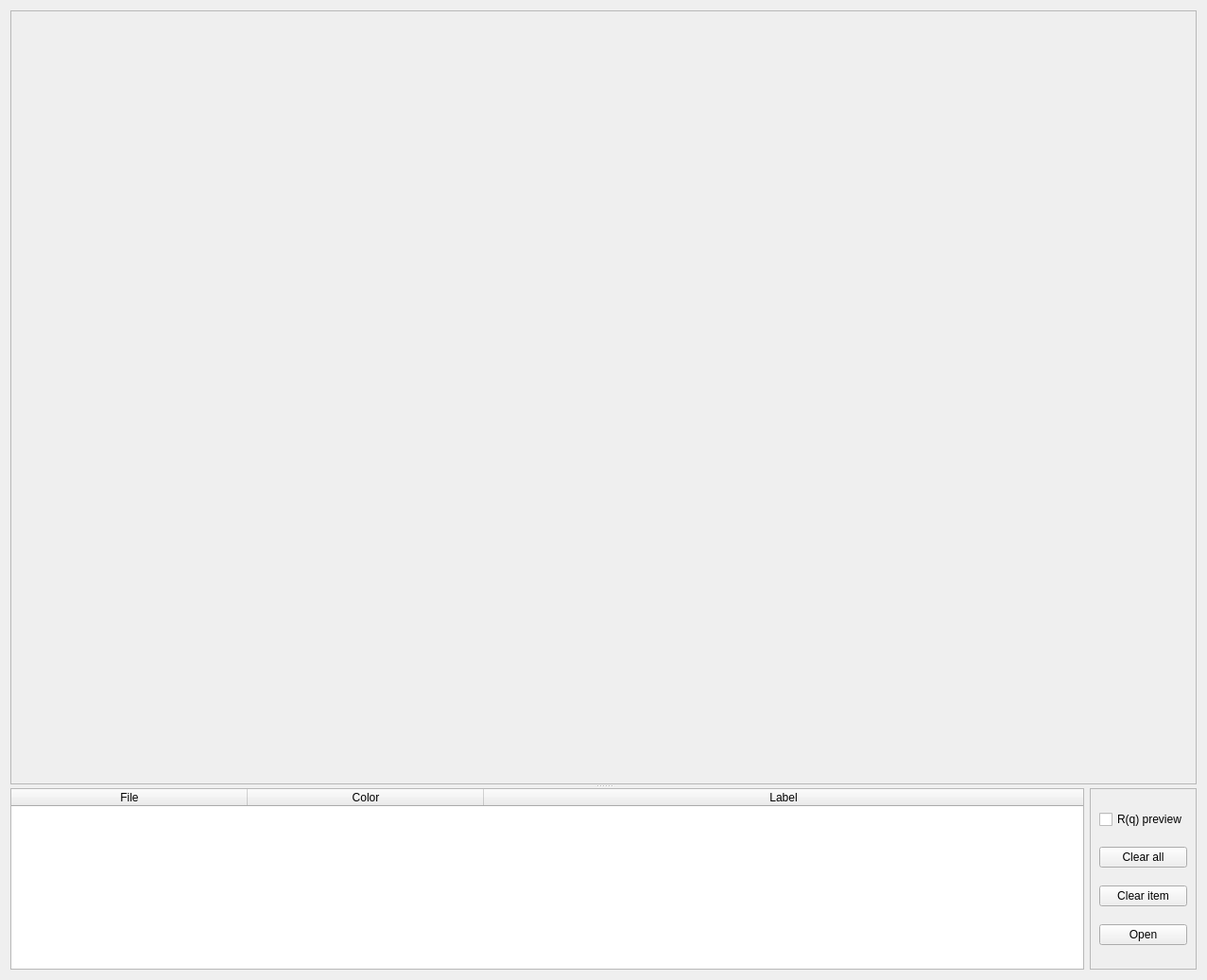
<?xml version="1.0" encoding="UTF-8"?>
<ui version="4.0">
 <class>Form</class>
 <widget class="QWidget" name="Form">
  <property name="geometry">
   <rect>
    <x>0</x>
    <y>0</y>
    <width>1277</width>
    <height>1037</height>
   </rect>
  </property>
  <property name="windowTitle">
   <string>Form</string>
  </property>
  <layout class="QVBoxLayout" name="verticalLayout">
   <item>
    <widget class="QSplitter" name="splitter">
     <property name="orientation">
      <enum>Qt::Vertical</enum>
     </property>
     <widget class="QFrame" name="frame_7">
      <property name="sizePolicy">
       <sizepolicy hsizetype="Preferred" vsizetype="Preferred">
        <horstretch>0</horstretch>
        <verstretch>2</verstretch>
       </sizepolicy>
      </property>
      <property name="frameShape">
       <enum>QFrame::StyledPanel</enum>
      </property>
      <property name="frameShadow">
       <enum>QFrame::Sunken</enum>
      </property>
      <layout class="QVBoxLayout" name="verticalLayout_6">
       <item>
        <widget class="MPLWidget" name="comparePlot" native="true"/>
       </item>
      </layout>
     </widget>
     <widget class="QWidget" name="widget_6" native="true">
      <property name="sizePolicy">
       <sizepolicy hsizetype="Preferred" vsizetype="Preferred">
        <horstretch>0</horstretch>
        <verstretch>0</verstretch>
       </sizepolicy>
      </property>
      <layout class="QHBoxLayout" name="horizontalLayout_15">
       <item>
        <widget class="QTableWidget" name="compareList">
         <property name="minimumSize">
          <size>
           <width>712</width>
           <height>0</height>
          </size>
         </property>
         <property name="selectionMode">
          <enum>QAbstractItemView::NoSelection</enum>
         </property>
         <property name="selectionBehavior">
          <enum>QAbstractItemView::SelectItems</enum>
         </property>
         <attribute name="horizontalHeaderCascadingSectionResizes">
          <bool>false</bool>
         </attribute>
         <attribute name="horizontalHeaderDefaultSectionSize">
          <number>250</number>
         </attribute>
         <attribute name="horizontalHeaderMinimumSectionSize">
          <number>250</number>
         </attribute>
         <attribute name="horizontalHeaderStretchLastSection">
          <bool>true</bool>
         </attribute>
         <attribute name="verticalHeaderDefaultSectionSize">
          <number>50</number>
         </attribute>
         <attribute name="verticalHeaderMinimumSectionSize">
          <number>50</number>
         </attribute>
         <column>
          <property name="text">
           <string>File</string>
          </property>
         </column>
         <column>
          <property name="text">
           <string>Color</string>
          </property>
         </column>
         <column>
          <property name="text">
           <string>Label</string>
          </property>
         </column>
        </widget>
       </item>
       <item>
        <widget class="QFrame" name="frame_8">
         <property name="frameShape">
          <enum>QFrame::StyledPanel</enum>
         </property>
         <property name="frameShadow">
          <enum>QFrame::Raised</enum>
         </property>
         <layout class="QVBoxLayout" name="verticalLayout_10">
          <item>
           <widget class="QCheckBox" name="refl_preview_checkbox">
            <property name="text">
             <string>R(q) preview</string>
            </property>
            <property name="checked">
             <bool>false</bool>
            </property>
           </widget>
          </item>
          <item>
           <widget class="QPushButton" name="pushButton">
            <property name="toolTip">
             <string>Clear all items</string>
            </property>
            <property name="text">
             <string>Clear all</string>
            </property>
           </widget>
          </item>
          <item>
           <widget class="QPushButton" name="clear_item_button">
            <property name="toolTip">
             <string>Clear the selected item</string>
            </property>
            <property name="text">
             <string>Clear item</string>
            </property>
           </widget>
          </item>
          <item>
           <widget class="QPushButton" name="pushButton_2">
            <property name="toolTip">
             <string>Open a new file to plot</string>
            </property>
            <property name="text">
             <string>Open</string>
            </property>
           </widget>
          </item>
         </layout>
        </widget>
       </item>
      </layout>
     </widget>
    </widget>
   </item>
  </layout>
 </widget>
 <customwidgets>
  <customwidget>
   <class>MPLWidget</class>
   <extends>QWidget</extends>
   <header location="global">.mplwidget.h</header>
   <container>1</container>
  </customwidget>
 </customwidgets>
 <tabstops>
  <tabstop>compareList</tabstop>
  <tabstop>pushButton_2</tabstop>
  <tabstop>pushButton</tabstop>
 </tabstops>
 <resources/>
 <connections>
  <connection>
   <sender>pushButton_2</sender>
   <signal>pressed()</signal>
   <receiver>Form</receiver>
   <slot>open_file()</slot>
   <hints>
    <hint type="sourcelabel">
     <x>807</x>
     <y>645</y>
    </hint>
    <hint type="destinationlabel">
     <x>851</x>
     <y>638</y>
    </hint>
   </hints>
  </connection>
  <connection>
   <sender>pushButton</sender>
   <signal>pressed()</signal>
   <receiver>Form</receiver>
   <slot>clear_plot()</slot>
   <hints>
    <hint type="sourcelabel">
     <x>812</x>
     <y>578</y>
    </hint>
    <hint type="destinationlabel">
     <x>849</x>
     <y>575</y>
    </hint>
   </hints>
  </connection>
  <connection>
   <sender>compareList</sender>
   <signal>itemChanged(QTableWidgetItem*)</signal>
   <receiver>Form</receiver>
   <slot>draw()</slot>
   <hints>
    <hint type="sourcelabel">
     <x>295</x>
     <y>601</y>
    </hint>
    <hint type="destinationlabel">
     <x>673</x>
     <y>717</y>
    </hint>
   </hints>
  </connection>
  <connection>
   <sender>compareList</sender>
   <signal>cellDoubleClicked(int,int)</signal>
   <receiver>Form</receiver>
   <slot>edit_cell(int,int)</slot>
   <hints>
    <hint type="sourcelabel">
     <x>141</x>
     <y>661</y>
    </hint>
    <hint type="destinationlabel">
     <x>163</x>
     <y>716</y>
    </hint>
   </hints>
  </connection>
  <connection>
   <sender>refl_preview_checkbox</sender>
   <signal>toggled(bool)</signal>
   <receiver>Form</receiver>
   <slot>refl_preview(bool)</slot>
   <hints>
    <hint type="sourcelabel">
     <x>1067</x>
     <y>523</y>
    </hint>
    <hint type="destinationlabel">
     <x>573</x>
     <y>350</y>
    </hint>
   </hints>
  </connection>
  <connection>
   <sender>clear_item_button</sender>
   <signal>pressed()</signal>
   <receiver>Form</receiver>
   <slot>clear_item()</slot>
   <hints>
    <hint type="sourcelabel">
     <x>1064</x>
     <y>606</y>
    </hint>
    <hint type="destinationlabel">
     <x>573</x>
     <y>350</y>
    </hint>
   </hints>
  </connection>
 </connections>
 <slots>
  <slot>open_file()</slot>
  <slot>clear_plot()</slot>
  <slot>draw()</slot>
  <slot>edit_cell(int,int)</slot>
  <slot>refl_preview(bool)</slot>
  <slot>clear_item()</slot>
 </slots>
</ui>
